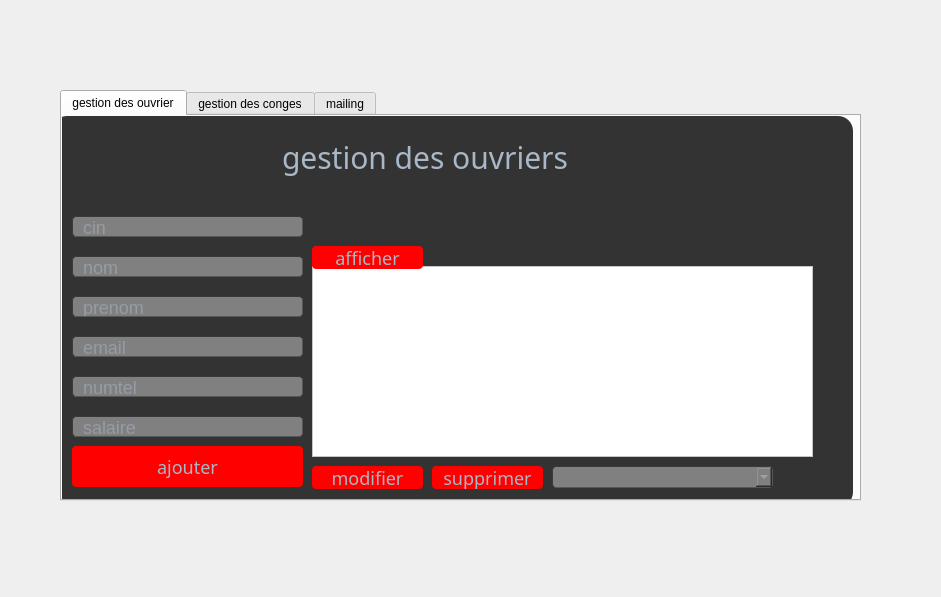
<?xml version="1.0" encoding="UTF-8"?>
<ui version="4.0">
 <class>Dialog</class>
 <widget class="QDialog" name="Dialog">
  <property name="geometry">
   <rect>
    <x>0</x>
    <y>0</y>
    <width>941</width>
    <height>597</height>
   </rect>
  </property>
  <property name="windowTitle">
   <string>Dialog</string>
  </property>
  <property name="styleSheet">
   <string notr="true">#Dialog
{
border-image: url(:/new/prefix1/source/sheeps.jpg);

}</string>
  </property>
  <widget class="QTabWidget" name="tabWidget">
   <property name="geometry">
    <rect>
     <x>60</x>
     <y>90</y>
     <width>801</width>
     <height>411</height>
    </rect>
   </property>
   <property name="currentIndex">
    <number>0</number>
   </property>
   <widget class="QWidget" name="tab">
    <attribute name="title">
     <string>gestion des ouvrier</string>
    </attribute>
    <widget class="QFrame" name="frame">
     <property name="geometry">
      <rect>
       <x>-10</x>
       <y>0</y>
       <width>801</width>
       <height>391</height>
      </rect>
     </property>
     <property name="styleSheet">
      <string notr="true">#frame{
background-color: #333;
border-radius:15px;

}</string>
     </property>
     <property name="frameShape">
      <enum>QFrame::StyledPanel</enum>
     </property>
     <property name="frameShadow">
      <enum>QFrame::Raised</enum>
     </property>
     <widget class="QLineEdit" name="lineEdit_2">
      <property name="geometry">
       <rect>
        <x>20</x>
        <y>100</y>
        <width>231</width>
        <height>21</height>
       </rect>
      </property>
      <property name="styleSheet">
       <string notr="true">border-width: 1px; border-radius: 4px;
font-size: 18px;
	border-color: rgb(58, 58, 58);
	border-style: inset;
	padding: 0 8px;
	color: #a9b7c6;
	background:gray;
	selection-background-color:#007b50;
	selection-color: #FFFFFF;</string>
      </property>
      <property name="placeholderText">
       <string>cin</string>
      </property>
     </widget>
     <widget class="QLineEdit" name="lineEdit_3">
      <property name="geometry">
       <rect>
        <x>20</x>
        <y>140</y>
        <width>231</width>
        <height>21</height>
       </rect>
      </property>
      <property name="styleSheet">
       <string notr="true">border-width: 1px; border-radius: 4px;
font-size: 18px;
	border-color: rgb(58, 58, 58);
	border-style: inset;
	padding: 0 8px;
	color: #a9b7c6;
	background:gray;
	selection-background-color:#007b50;
	selection-color: #FFFFFF;</string>
      </property>
      <property name="placeholderText">
       <string>nom</string>
      </property>
     </widget>
     <widget class="QLineEdit" name="lineEdit_4">
      <property name="geometry">
       <rect>
        <x>20</x>
        <y>180</y>
        <width>231</width>
        <height>21</height>
       </rect>
      </property>
      <property name="styleSheet">
       <string notr="true">border-width: 1px; border-radius: 4px;
font-size: 18px;
	border-color: rgb(58, 58, 58);
	border-style: inset;
	padding: 0 8px;
	color: #a9b7c6;
	background:gray;
	selection-background-color:#007b50;
	selection-color: #FFFFFF;</string>
      </property>
      <property name="placeholderText">
       <string>prenom</string>
      </property>
     </widget>
     <widget class="QLineEdit" name="lineEdit_5">
      <property name="geometry">
       <rect>
        <x>20</x>
        <y>220</y>
        <width>231</width>
        <height>21</height>
       </rect>
      </property>
      <property name="styleSheet">
       <string notr="true">border-width: 1px; border-radius: 4px;
font-size: 18px;
	border-color: rgb(58, 58, 58);
	border-style: inset;
	padding: 0 8px;
	color: #a9b7c6;
	background:gray;
	selection-background-color:#007b50;
	selection-color: #FFFFFF;</string>
      </property>
      <property name="placeholderText">
       <string>email</string>
      </property>
     </widget>
     <widget class="QLineEdit" name="lineEdit_6">
      <property name="geometry">
       <rect>
        <x>20</x>
        <y>300</y>
        <width>231</width>
        <height>21</height>
       </rect>
      </property>
      <property name="styleSheet">
       <string notr="true">border-width: 1px; border-radius: 4px;
font-size: 18px;
	border-color: rgb(58, 58, 58);
	border-style: inset;
	padding: 0 8px;
	color: #a9b7c6;
	background:gray;
	selection-background-color:#007b50;
	selection-color: #FFFFFF;</string>
      </property>
      <property name="placeholderText">
       <string>salaire</string>
      </property>
     </widget>
     <widget class="QLineEdit" name="lineEdit_7">
      <property name="geometry">
       <rect>
        <x>20</x>
        <y>260</y>
        <width>231</width>
        <height>21</height>
       </rect>
      </property>
      <property name="styleSheet">
       <string notr="true">border-width: 1px; border-radius: 4px;
font-size: 18px;
	border-color: rgb(58, 58, 58);
	border-style: inset;
	padding: 0 8px;
	color: #a9b7c6;
	background:gray;
	selection-background-color:#007b50;
	selection-color: #FFFFFF;</string>
      </property>
      <property name="placeholderText">
       <string>numtel</string>
      </property>
     </widget>
     <widget class="QTableView" name="tableView">
      <property name="geometry">
       <rect>
        <x>260</x>
        <y>150</y>
        <width>501</width>
        <height>191</height>
       </rect>
      </property>
      <property name="styleSheet">
       <string notr="true">background:white;</string>
      </property>
     </widget>
     <widget class="QPushButton" name="pushButton">
      <property name="geometry">
       <rect>
        <x>20</x>
        <y>330</y>
        <width>231</width>
        <height>41</height>
       </rect>
      </property>
      <property name="styleSheet">
       <string notr="true">#pushButton{

background-color: red;
border-radius: 4px;
	border-color: rgb(58, 58, 58);
	border-style: inset;
font-family: century gothic;
font-size: 18px;
color: #a9b7c6;
}
#pushButton:hover{
border-style: solid;
	border-top-color: transparent;
	border-right-color: transparent;
	border-left-color: transparent;
	border-bottom-color: #e67e22;
	border-bottom-width: 1px;
	border-bottom-radius: 6px;
	border-style: solid;
	color: #FFFFFF;
	padding-bottom: 2px;
	background-color: green;
}</string>
      </property>
      <property name="text">
       <string>ajouter</string>
      </property>
     </widget>
     <widget class="QPushButton" name="pushButton_2">
      <property name="geometry">
       <rect>
        <x>260</x>
        <y>130</y>
        <width>111</width>
        <height>23</height>
       </rect>
      </property>
      <property name="styleSheet">
       <string notr="true">#pushButton_2{

background-color: red;
border-radius: 4px;
	border-color: rgb(58, 58, 58);
	border-style: inset;
font-family: century gothic;
font-size: 18px;
color: #a9b7c6;
}
#pushButton_2:hover{
border-style: solid;
	border-top-color: transparent;
	border-right-color: transparent;
	border-left-color: transparent;
	border-bottom-color: #e67e22;
	border-bottom-width: 1px;
	border-bottom-radius: 6px;
	border-style: solid;
	color: #FFFFFF;
	padding-bottom: 2px;
	background-color: green;
}</string>
      </property>
      <property name="text">
       <string>afficher</string>
      </property>
     </widget>
     <widget class="QPushButton" name="pushButton_3">
      <property name="geometry">
       <rect>
        <x>260</x>
        <y>350</y>
        <width>111</width>
        <height>23</height>
       </rect>
      </property>
      <property name="styleSheet">
       <string notr="true">#pushButton_3{

background-color: red;
border-radius: 4px;
	border-color: rgb(58, 58, 58);
	border-style: inset;
font-family: century gothic;
font-size: 18px;
color: #a9b7c6;
}
#pushButton_3:hover{
border-style: solid;
	border-top-color: transparent;
	border-right-color: transparent;
	border-left-color: transparent;
	border-bottom-color: #e67e22;
	border-bottom-width: 1px;
	border-bottom-radius: 6px;
	border-style: solid;
	color: #FFFFFF;
	padding-bottom: 2px;
	background-color: green;
}</string>
      </property>
      <property name="text">
       <string>modifier</string>
      </property>
     </widget>
     <widget class="QPushButton" name="pushButton_4">
      <property name="geometry">
       <rect>
        <x>380</x>
        <y>350</y>
        <width>111</width>
        <height>23</height>
       </rect>
      </property>
      <property name="styleSheet">
       <string notr="true">#pushButton_4{

background-color: red;
border-radius: 4px;
	border-color: rgb(58, 58, 58);
	border-style: inset;
font-family: century gothic;
font-size: 18px;
color: #a9b7c6;
}
#pushButton_4:hover{
border-style: solid;
	border-top-color: transparent;
	border-right-color: transparent;
	border-left-color: transparent;
	border-bottom-color: #e67e22;
	border-bottom-width: 1px;
	border-bottom-radius: 6px;
	border-style: solid;
	color: #FFFFFF;
	padding-bottom: 2px;
	background-color: green;
}</string>
      </property>
      <property name="text">
       <string>supprimer</string>
      </property>
     </widget>
     <widget class="QComboBox" name="comboBox">
      <property name="geometry">
       <rect>
        <x>500</x>
        <y>350</y>
        <width>221</width>
        <height>22</height>
       </rect>
      </property>
      <property name="styleSheet">
       <string notr="true">border-width: 1px; border-radius: 4px;
font-size: 18px;
	border-color: rgb(58, 58, 58);
	border-style: inset;
	padding: 0 8px;
	color: #a9b7c6;
	background:gray;
	selection-background-color:#007b50;
	selection-color: #FFFFFF;</string>
      </property>
     </widget>
     <widget class="QLabel" name="label">
      <property name="geometry">
       <rect>
        <x>230</x>
        <y>20</y>
        <width>421</width>
        <height>41</height>
       </rect>
      </property>
      <property name="styleSheet">
       <string notr="true">font-family: century gothic;
font-size: 30px;
color: #a9b7c6;</string>
      </property>
      <property name="text">
       <string>gestion des ouvriers</string>
      </property>
     </widget>
     <widget class="QLabel" name="label_2">
      <property name="geometry">
       <rect>
        <x>490</x>
        <y>90</y>
        <width>47</width>
        <height>14</height>
       </rect>
      </property>
      <property name="styleSheet">
       <string notr="true">color:#333</string>
      </property>
      <property name="text">
       <string>TextLabel</string>
      </property>
     </widget>
     <widget class="QLabel" name="label_8">
      <property name="geometry">
       <rect>
        <x>450</x>
        <y>90</y>
        <width>47</width>
        <height>14</height>
       </rect>
      </property>
      <property name="styleSheet">
       <string notr="true">color:#333</string>
      </property>
      <property name="text">
       <string>hg</string>
      </property>
     </widget>
    </widget>
   </widget>
   <widget class="QWidget" name="tab_2">
    <attribute name="title">
     <string>gestion des conges</string>
    </attribute>
    <widget class="QFrame" name="frame_2">
     <property name="geometry">
      <rect>
       <x>0</x>
       <y>0</y>
       <width>801</width>
       <height>391</height>
      </rect>
     </property>
     <property name="styleSheet">
      <string notr="true">
background-color: #333;
border-radius:15px;

</string>
     </property>
     <property name="frameShape">
      <enum>QFrame::StyledPanel</enum>
     </property>
     <property name="frameShadow">
      <enum>QFrame::Raised</enum>
     </property>
     <widget class="QComboBox" name="comboBox_2">
      <property name="geometry">
       <rect>
        <x>140</x>
        <y>150</y>
        <width>201</width>
        <height>21</height>
       </rect>
      </property>
      <property name="styleSheet">
       <string notr="true">border-width: 1px; border-radius: 4px;
font-size: 18px;
	border-color: rgb(58, 58, 58);
	border-style: inset;
	padding: 0 8px;
	color: #a9b7c6;
	background:gray;
	selection-background-color:#007b50;
	selection-color: #FFFFFF;</string>
      </property>
     </widget>
     <widget class="QDateEdit" name="dateEdit">
      <property name="geometry">
       <rect>
        <x>140</x>
        <y>190</y>
        <width>201</width>
        <height>21</height>
       </rect>
      </property>
      <property name="styleSheet">
       <string notr="true">border-width: 1px; border-radius: 4px;
font-size: 18px;
	border-color: rgb(58, 58, 58);
	border-style: inset;
	padding: 0 8px;
	color: #a9b7c6;
	background:gray;
	selection-background-color:#007b50;
	selection-color: #FFFFFF;</string>
      </property>
     </widget>
     <widget class="QDateEdit" name="dateEdit_2">
      <property name="geometry">
       <rect>
        <x>140</x>
        <y>230</y>
        <width>201</width>
        <height>21</height>
       </rect>
      </property>
      <property name="styleSheet">
       <string notr="true">border-width: 1px; border-radius: 4px;
font-size: 18px;
	border-color: rgb(58, 58, 58);
	border-style: inset;
	padding: 0 8px;
	color: #a9b7c6;
	background:gray;
	selection-background-color:#007b50;
	selection-color: #FFFFFF;</string>
      </property>
     </widget>
     <widget class="QPushButton" name="pushButton_5">
      <property name="geometry">
       <rect>
        <x>10</x>
        <y>270</y>
        <width>331</width>
        <height>41</height>
       </rect>
      </property>
      <property name="styleSheet">
       <string notr="true">#pushButton_5{

background-color: red;
border-radius: 4px;
	border-color: rgb(58, 58, 58);
	border-style: inset;
font-family: century gothic;
font-size: 18px;
color: #a9b7c6;
}
#pushButton_5:hover{
border-style: solid;
	border-top-color: transparent;
	border-right-color: transparent;
	border-left-color: transparent;
	border-bottom-color: #e67e22;
	border-bottom-width: 1px;
	border-bottom-radius: 6px;
	border-style: solid;
	color: #FFFFFF;
	padding-bottom: 2px;
	background-color: green;
}</string>
      </property>
      <property name="text">
       <string>ajouter</string>
      </property>
     </widget>
     <widget class="QLabel" name="label_3">
      <property name="geometry">
       <rect>
        <x>10</x>
        <y>150</y>
        <width>81</width>
        <height>16</height>
       </rect>
      </property>
      <property name="styleSheet">
       <string notr="true">font-family: century gothic;
font-size: 18px;
color: #a9b7c6;</string>
      </property>
      <property name="text">
       <string>cin</string>
      </property>
     </widget>
     <widget class="QLabel" name="label_4">
      <property name="geometry">
       <rect>
        <x>10</x>
        <y>190</y>
        <width>111</width>
        <height>16</height>
       </rect>
      </property>
      <property name="styleSheet">
       <string notr="true">font-family: century gothic;
font-size: 18px;
color: #a9b7c6;</string>
      </property>
      <property name="text">
       <string>date debut</string>
      </property>
     </widget>
     <widget class="QLabel" name="label_5">
      <property name="geometry">
       <rect>
        <x>10</x>
        <y>230</y>
        <width>81</width>
        <height>16</height>
       </rect>
      </property>
      <property name="styleSheet">
       <string notr="true">font-family: century gothic;
font-size: 18px;
color: #a9b7c6;</string>
      </property>
      <property name="text">
       <string>date fin</string>
      </property>
     </widget>
     <widget class="QLabel" name="label_6">
      <property name="geometry">
       <rect>
        <x>80</x>
        <y>40</y>
        <width>421</width>
        <height>41</height>
       </rect>
      </property>
      <property name="styleSheet">
       <string notr="true">font-family: century gothic;
font-size: 30px;
color: #a9b7c6;</string>
      </property>
      <property name="text">
       <string>gestion des conges</string>
      </property>
     </widget>
     <widget class="QTableView" name="tableView_2">
      <property name="geometry">
       <rect>
        <x>350</x>
        <y>120</y>
        <width>441</width>
        <height>192</height>
       </rect>
      </property>
      <property name="styleSheet">
       <string notr="true">background:white;</string>
      </property>
     </widget>
     <widget class="QPushButton" name="pushButton_6">
      <property name="geometry">
       <rect>
        <x>360</x>
        <y>100</y>
        <width>111</width>
        <height>21</height>
       </rect>
      </property>
      <property name="styleSheet">
       <string notr="true">#pushButton_6{

background-color: red;
border-radius: 4px;
	border-color: rgb(58, 58, 58);
	border-style: inset;
font-family: century gothic;
font-size: 18px;
color: #a9b7c6;
}
#pushButton_6:hover{
border-style: solid;
	border-top-color: transparent;
	border-right-color: transparent;
	border-left-color: transparent;
	border-bottom-color: #e67e22;
	border-bottom-width: 1px;
	border-bottom-radius: 6px;
	border-style: solid;
	color: #FFFFFF;
	padding-bottom: 2px;
	background-color: green;
}</string>
      </property>
      <property name="text">
       <string>afficher</string>
      </property>
     </widget>
     <widget class="QPushButton" name="pushButton_7">
      <property name="geometry">
       <rect>
        <x>360</x>
        <y>320</y>
        <width>101</width>
        <height>21</height>
       </rect>
      </property>
      <property name="styleSheet">
       <string notr="true">#pushButton_7{

background-color: red;
border-radius: 4px;
	border-color: rgb(58, 58, 58);
	border-style: inset;
font-family: century gothic;
font-size: 18px;
color: #a9b7c6;
}
#pushButton_7:hover{
border-style: solid;
	border-top-color: transparent;
	border-right-color: transparent;
	border-left-color: transparent;
	border-bottom-color: #e67e22;
	border-bottom-width: 1px;
	border-bottom-radius: 6px;
	border-style: solid;
	color: #FFFFFF;
	padding-bottom: 2px;
	background-color: green;
}</string>
      </property>
      <property name="text">
       <string>modifier</string>
      </property>
     </widget>
     <widget class="QPushButton" name="pushButton_8">
      <property name="geometry">
       <rect>
        <x>480</x>
        <y>320</y>
        <width>101</width>
        <height>21</height>
       </rect>
      </property>
      <property name="styleSheet">
       <string notr="true">#pushButton_8{

background-color: red;
border-radius: 4px;
	border-color: rgb(58, 58, 58);
	border-style: inset;
font-family: century gothic;
font-size: 18px;
color: #a9b7c6;
}
#pushButton_8:hover{
border-style: solid;
	border-top-color: transparent;
	border-right-color: transparent;
	border-left-color: transparent;
	border-bottom-color: #e67e22;
	border-bottom-width: 1px;
	border-bottom-radius: 6px;
	border-style: solid;
	color: #FFFFFF;
	padding-bottom: 2px;
	background-color: green;
}</string>
      </property>
      <property name="text">
       <string>supprimer</string>
      </property>
     </widget>
     <widget class="QComboBox" name="comboBox_3">
      <property name="geometry">
       <rect>
        <x>590</x>
        <y>320</y>
        <width>201</width>
        <height>21</height>
       </rect>
      </property>
      <property name="styleSheet">
       <string notr="true">border-width: 1px; border-radius: 4px;
font-size: 18px;
	border-color: rgb(58, 58, 58);
	border-style: inset;
	padding: 0 8px;
	color: #a9b7c6;
	background:gray;
	selection-background-color:#007b50;
	selection-color: #FFFFFF;</string>
      </property>
     </widget>
     <widget class="QLabel" name="label_7">
      <property name="geometry">
       <rect>
        <x>370</x>
        <y>50</y>
        <width>47</width>
        <height>14</height>
       </rect>
      </property>
      <property name="styleSheet">
       <string notr="true">color:#333</string>
      </property>
      <property name="text">
       <string>TextLabel</string>
      </property>
     </widget>
     <widget class="QLabel" name="label_9">
      <property name="geometry">
       <rect>
        <x>610</x>
        <y>40</y>
        <width>47</width>
        <height>14</height>
       </rect>
      </property>
      <property name="styleSheet">
       <string notr="true">color:#333;</string>
      </property>
      <property name="text">
       <string>TextLabel</string>
      </property>
     </widget>
     <widget class="QLabel" name="label_10">
      <property name="geometry">
       <rect>
        <x>580</x>
        <y>50</y>
        <width>47</width>
        <height>14</height>
       </rect>
      </property>
      <property name="text">
       <string>TextLabel</string>
      </property>
     </widget>
    </widget>
   </widget>
   <widget class="QWidget" name="tab_3">
    <attribute name="title">
     <string>mailing</string>
    </attribute>
    <widget class="QFrame" name="frame_3">
     <property name="geometry">
      <rect>
       <x>0</x>
       <y>-1</y>
       <width>801</width>
       <height>391</height>
      </rect>
     </property>
     <property name="styleSheet">
      <string notr="true">
background-color: #333;
border-radius:15px;

</string>
     </property>
     <property name="frameShape">
      <enum>QFrame::StyledPanel</enum>
     </property>
     <property name="frameShadow">
      <enum>QFrame::Raised</enum>
     </property>
     <widget class="QLineEdit" name="lineEdit">
      <property name="geometry">
       <rect>
        <x>60</x>
        <y>10</y>
        <width>181</width>
        <height>20</height>
       </rect>
      </property>
      <property name="styleSheet">
       <string notr="true">border-width: 1px; border-radius: 4px;
font-size: 18px;
	border-color: rgb(58, 58, 58);
	border-style: inset;
	padding: 0 8px;
	color: #a9b7c6;
	background:gray;
	selection-background-color:#007b50;
	selection-color: #FFFFFF;</string>
      </property>
      <property name="text">
       <string>smtp.gmail.com</string>
      </property>
     </widget>
     <widget class="QLineEdit" name="lineEdit_8">
      <property name="geometry">
       <rect>
        <x>60</x>
        <y>40</y>
        <width>181</width>
        <height>20</height>
       </rect>
      </property>
      <property name="styleSheet">
       <string notr="true">border-width: 1px; border-radius: 4px;
font-size: 18px;
	border-color: rgb(58, 58, 58);
	border-style: inset;
	padding: 0 8px;
	color: #a9b7c6;
	background:gray;
	selection-background-color:#007b50;
	selection-color: #FFFFFF;</string>
      </property>
      <property name="text">
       <string>465</string>
      </property>
     </widget>
     <widget class="QLineEdit" name="lineEdit_9">
      <property name="geometry">
       <rect>
        <x>60</x>
        <y>70</y>
        <width>181</width>
        <height>20</height>
       </rect>
      </property>
      <property name="styleSheet">
       <string notr="true">border-width: 1px; border-radius: 4px;
font-size: 18px;
	border-color: rgb(58, 58, 58);
	border-style: inset;
	padding: 0 8px;
	color: #a9b7c6;
	background:gray;
	selection-background-color:#007b50;
	selection-color: #FFFFFF;</string>
      </property>
      <property name="placeholderText">
       <string>sender</string>
      </property>
     </widget>
     <widget class="QLineEdit" name="lineEdit_10">
      <property name="geometry">
       <rect>
        <x>60</x>
        <y>100</y>
        <width>181</width>
        <height>20</height>
       </rect>
      </property>
      <property name="styleSheet">
       <string notr="true">border-width: 1px; border-radius: 4px;
font-size: 18px;
	border-color: rgb(58, 58, 58);
	border-style: inset;
	padding: 0 8px;
	color: #a9b7c6;
	background:gray;
	selection-background-color:#007b50;
	selection-color: #FFFFFF;</string>
      </property>
      <property name="echoMode">
       <enum>QLineEdit::Password</enum>
      </property>
      <property name="readOnly">
       <bool>false</bool>
      </property>
      <property name="placeholderText">
       <string>password</string>
      </property>
     </widget>
     <widget class="QLineEdit" name="lineEdit_11">
      <property name="geometry">
       <rect>
        <x>60</x>
        <y>160</y>
        <width>181</width>
        <height>31</height>
       </rect>
      </property>
      <property name="styleSheet">
       <string notr="true">border-width: 1px; border-radius: 4px;
font-size: 18px;
	border-color: rgb(58, 58, 58);
	border-style: inset;
	padding: 0 8px;
	color: #a9b7c6;
	background:gray;
	selection-background-color:#007b50;
	selection-color: #FFFFFF;</string>
      </property>
      <property name="placeholderText">
       <string>subject</string>
      </property>
     </widget>
     <widget class="QLineEdit" name="lineEdit_12">
      <property name="geometry">
       <rect>
        <x>60</x>
        <y>200</y>
        <width>401</width>
        <height>121</height>
       </rect>
      </property>
      <property name="styleSheet">
       <string notr="true">border-width: 1px; border-radius: 4px;
font-size: 18px;
	border-color: rgb(58, 58, 58);
	border-style: inset;
	padding: 0 8px;
	color: #a9b7c6;
	background:gray;
	selection-background-color:#007b50;
	selection-color: #FFFFFF;</string>
      </property>
      <property name="placeholderText">
       <string>text</string>
      </property>
     </widget>
     <widget class="QLineEdit" name="lineEdit_13">
      <property name="geometry">
       <rect>
        <x>60</x>
        <y>130</y>
        <width>181</width>
        <height>20</height>
       </rect>
      </property>
      <property name="styleSheet">
       <string notr="true">border-width: 1px; border-radius: 4px;
font-size: 18px;
	border-color: rgb(58, 58, 58);
	border-style: inset;
	padding: 0 8px;
	color: #a9b7c6;
	background:gray;
	selection-background-color:#007b50;
	selection-color: #FFFFFF;</string>
      </property>
      <property name="placeholderText">
       <string>receptiant</string>
      </property>
     </widget>
     <widget class="QPushButton" name="pushButton_9">
      <property name="geometry">
       <rect>
        <x>60</x>
        <y>330</y>
        <width>401</width>
        <height>41</height>
       </rect>
      </property>
      <property name="styleSheet">
       <string notr="true">#pushButton_9{

background-color: red;
border-radius: 4px;
	border-color: rgb(58, 58, 58);
	border-style: inset;
font-family: century gothic;
font-size: 18px;
color: #a9b7c6;
}
#pushButton_9:hover{
border-style: solid;
	border-top-color: transparent;
	border-right-color: transparent;
	border-left-color: transparent;
	border-bottom-color: #e67e22;
	border-bottom-width: 1px;
	border-bottom-radius: 6px;
	border-style: solid;
	color: #FFFFFF;
	padding-bottom: 2px;
	background-color: green;
}</string>
      </property>
      <property name="text">
       <string>send</string>
      </property>
     </widget>
    </widget>
   </widget>
  </widget>
 </widget>
 <resources/>
 <connections/>
</ui>
